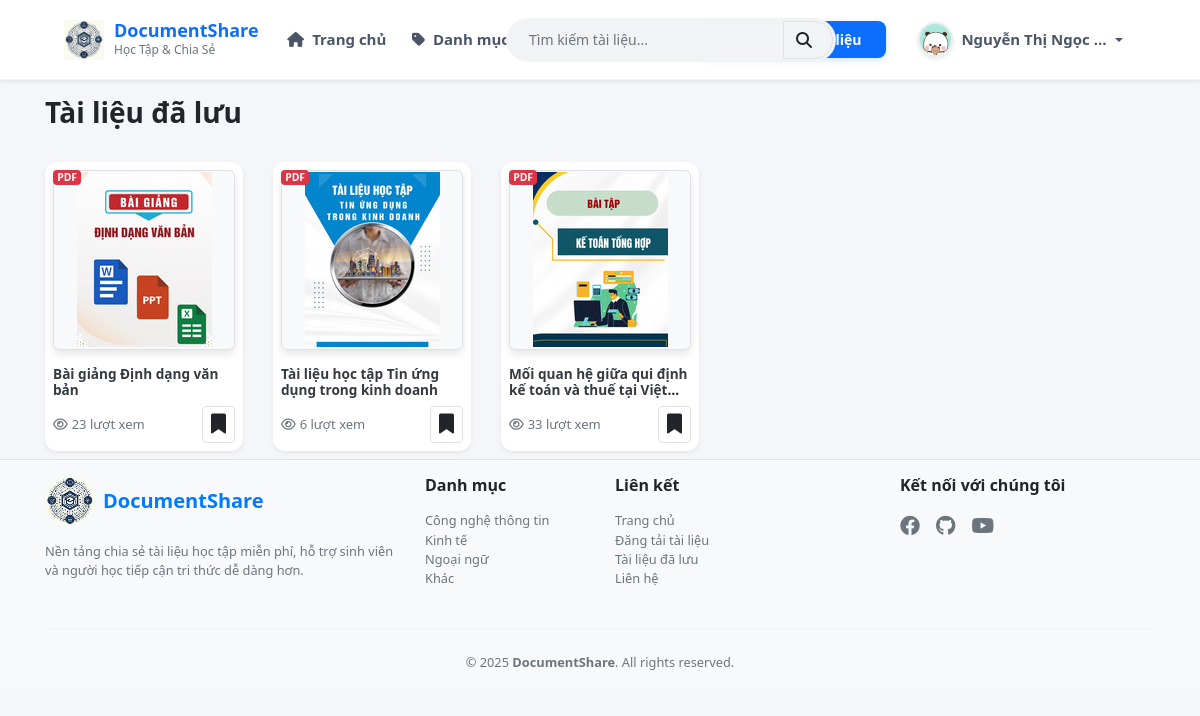
/saved_documents.php (signed in), run on the app's committed database.
### tables this page shows
CREATE TABLE `users` (
  `username` varchar(50) NOT NULL,
  `fullname` varchar(100) NOT NULL,
  `password` varchar(50) NOT NULL,
  `email` varchar(50) NOT NULL,
  `avatar` varchar(255) DEFAULT NULL,
  `role` int(10) NOT NULL,
  `google_id` varchar(255) DEFAULT NULL,
  `status` int(11) DEFAULT NULL
);

CREATE TABLE `documents` (
  `document_id` int(10) NOT NULL,
  `title` varchar(255) DEFAULT NULL,
  `description` text NOT NULL,
  `thumbnail` varchar(255) DEFAULT NULL,
  `file_path` varchar(255) DEFAULT NULL,
  `file_type` varchar(255) NOT NULL,
  `file_size` int(11) DEFAULT 0,
  `subcategory_id` int(10) NOT NULL,
  `status` enum('pending','approved','rejected') NOT NULL DEFAULT 'approved',
  `is_visible` tinyint(1) NOT NULL DEFAULT 0,
  `approved_at` datetime DEFAULT NULL,
  `approved_by` varchar(50) DEFAULT NULL,
  `username` varchar(50) DEFAULT NULL,
  `uploader_role` enum('admin','user') NOT NULL DEFAULT 'admin',
  `views` int(10) NOT NULL,
  `share_link` varchar(255) NOT NULL,
  `downloads` int(11) DEFAULT 0,
  `created_at` datetime NOT NULL DEFAULT current_timestamp(),
  `updated_at` datetime NOT NULL DEFAULT current_timestamp() ON UPDATE current_timestamp()
);

### saved_documents.php (the view, shortened to what this page needs)
<?php
$pageName = 'saved';
include "config.php";
include "header.php";
$username = $_SESSION['username'];
$limit  = 10;
$page   = isset($_GET['page']) ? max(1, (int)$_GET['page']) : 1;
$offset = ($page - 1) * $limit;
$sql = "
    SELECT d.*
    FROM saved_documents s
    INNER JOIN documents d ON s.document_id = d.document_id
    WHERE s.username = '$username'
      AND d.status = 'approved'
      AND d.is_visible = 1
    ORDER BY s.created_at DESC
    LIMIT $limit OFFSET $offset
";
$result = mysqli_query($conn, $sql);
?>
<div class="container mt-4 mrt page-saved">
    <div class="d-flex justify-content-between align-items-center mb-4">
        <h3 class="fw-bold">Tài liệu đã lưu</h3>
    </div>
    <?php if ($result && mysqli_num_rows($result) > 0): ?>
        <div class="row row-cols-1 row-cols-sm-2 row-cols-md-5 g-4">
            <?php while ($row = mysqli_fetch_assoc($result)): ?>
                <?php
                $thumb = !empty($row['thumbnail'])
                    ? "uploads/thumbnails/" . $row['thumbnail']
                    : "assets/img/default-document.jpg";
                $file_ext = strtolower($row['file_type']);
                $icon_class = ($file_ext == 'pdf') ? 'bg-danger' : 'bg-primary';
                $icon_text = strtoupper($file_ext);
                ?>
                <div class="col">
                    <div class="card h-100 border-0 shadow-sm doc-card">
                        <div class="position-relative p-2">
                            <span class="badge <?= $icon_class ?> position-absolute top-0 start-0 m-2"
                                style="font-size: 0.65rem;">
                                <?= $icon_text ?>
                            </span>
                            <a href="document_detail.php?id=<?= $row['document_id'] ?>">
                                <div class="doc-thumb border rounded-2 d-flex justify-content-center align-items-center">
                                    <img src="<?= $thumb ?>" alt="">
                                </div>
                            </a>
                        </div>
                        <div class="card-body p-2 pt-0 d-flex flex-column">
                            <h6 class="fw-semibold text-truncate-2 mb-2"
                                style="font-size: 0.85rem;">
                                <a href="document_detail.php?id=<?= $row['document_id'] ?>"
                                    class="text-decoration-none text-dark">
                                    <?= htmlspecialchars($row['title']) ?>
                                </a>
                            </h6>
                            <div class="mt-auto d-flex justify-content-between align-items-center text-muted">
                                <span style="font-size: 13px;">
                                    <i class="far fa-eye me-1"></i><?= $row['views'] ?> lượt xem
                                </span>
                                <button class="btn btn-light border btn-save p-1 px-2"
                                    data-id="<?= $row['document_id'] ?>">
                                    <i class="fas fa-bookmark fs-5"></i>
                                </button>
                            </div>
                        </div>
                    </div>
                </div>
            <?php endwhile; ?>
        </div>
    <?php else: ?>
        <div class="alert alert-info">
            Bạn chưa lưu tài liệu nào.
        </div>
    <?php endif; ?>
</div>
<?php include "footer.php"; ?>

### header.php (shortened to what this page needs)
<?php
require("config.php");
if (isset($_SESSION['emailUser'])) {
    $email = $_SESSION['emailUser'];
    $sql = "SELECT * FROM users WHERE email='$email'";
    $result = $conn->query($sql);
    if ($result && $result->num_rows > 0) {
        $user = $result->fetch_assoc();
    } else {
        session_destroy();
        header("Location: login.php");
        exit();
    }
}
?>
<!DOCTYPE html>
<html lang="vi">
<head>
    <link href="https://cdn.jsdelivr.net/npm/bootstrap@5.3.3/dist/css/bootstrap.min.css" rel="stylesheet">
    <link rel="stylesheet" href="https://stackpath.bootstrapcdn.com/bootstrap/4.5.2/css/bootstrap.min.css">
    <link rel="stylesheet" href="https://cdnjs.cloudflare.com/ajax/libs/font-awesome/6.4.0/css/all.min.css">
    <link rel="stylesheet" href="assets/css/custom.css">
</head>
<body class="<?= isset($pageName) ? 'page-' . $pageName : '' ?>">
    <nav class="navbar navbar-expand-lg navbar-white bg-white shadow-sm fixed-top" style="height: 80px;">
        <div class="container-fluid px-lg-5">
            <a class="navbar-brand d-flex align-items-center" href="index.php">
                <img src="assets/img/logo.jpg" alt="Logo" style="height: 40px; margin-right: 10px;">
                <div class="d-flex flex-column">
                    <span style="font-weight: 700; font-size: 18px; line-height: 1.2; color: #0d6efd;">DocumentShare</span>
                    <span style="font-size: 12px; color: #6c757d; font-weight: 500;">Học Tập & Chia Sẻ</span>
                </div>
            </a>
            <div class="collapse navbar-collapse" id="navbarMenu">
                <ul class="navbar-nav mr-auto">
                    <li class="nav-item"><a class="nav-link" href="index.php"><i class="fa fa-home mr-1"></i> Trang chủ</a></li>
                    <li class="nav-item mega-dropdown">
                        <a class="nav-link" href="javascript:void(0);">
                            <i class="fa fa-tag mr-1"></i> Danh mục tài liệu
                        </a>
                    </li>
                    <li class="nav-item"><a class="nav-link" href="contact.php"><i class="fa fa-envelope mr-1"></i> Liên hệ</a></li>
                </ul>
                <form class="form-inline search-box mx-auto" action="search.php" method="get">
                    <div class="input-group">
                        <input class="form-control" type="search" name="q" placeholder="Tìm kiếm tài liệu...">
                        <div class="input-group-append">
                            <button class="btn btn-light border search-document" type="submit">
                                <i class="fa fa-search"></i>
                            </button>
                        </div>
                    </div>
                </form>
                <ul class="navbar-nav ml-auto align-items-center">
                    <?php if (isset($_SESSION["emailUser"])): ?>
                        <li class="nav-item" style="margin-right: 20px">
                            <a class="btn btn-primary btn-sm btn-rounded text-white px-4 py-2" href="upload.php">
                                <i class="fa fa-upload mr-2"></i> Đăng tải tài liệu
                            </a>
                        </li>
                        <li class="nav-item dropdown user-dropdown">
                            <a class="nav-link dropdown-toggle font-weight-bold text-dark d-flex align-items-center" href="#" id="userDropdown" role="button" data-toggle="dropdown" aria-haspopup="true" aria-expanded="false">
                                <?php
                                $avatarFile = isset($_SESSION['avatar']) ? $_SESSION['avatar'] : '';
                                $avatarPath = "uploads/users/" . $avatarFile;
                                if (!empty($avatarFile) && file_exists($avatarPath)) {
                                    echo '<img src="' . $avatarPath . '" alt="Avatar" class="nav-user-avatar mr-2">';
                                } else {
                                    echo '<i class="fa fa-user-circle fa-2x text-primary mr-2"></i>';
                                }
                                ?>
                                <span class="text-truncate" style="max-width: 150px;">
                                    <?php echo $user['fullname']; ?>
                                </span>
                            </a>
                        </li>
                    <?php else: ?>
                        <li class="nav-item"><a class="btn btn-primary btn-sm px-3 btn-rounded" href="login.php">Đăng nhập</a></li>
                        <li class="nav-item ml-2"><a class="nav-link font-weight-bold" href="signup.php">Đăng ký</a></li>
                    <?php endif; ?>
                </ul>
            </div>
        </div>
    </nav>

### assets/css/custom.css (style rules this page uses)
body { margin: 0; background: #f5f6fa; font-family: "Plus Jakarta Sans", -apple-system, BlinkMacSystemFont, "Segoe UI", Roboto, Helvetica, Arial, sans-serif; }
.mrt { margin-top: 6rem !important; }
.navbar { background: #ffffff !important; border-bottom: 1px solid #eef2f6; }
.navbar-brand img { transition: all 0.3s ease; }
.navbar-nav .nav-item .nav-link { font-size: 15px; font-weight: 600; color: #4a5568 !important; padding: 0.5rem 1rem; transition: color 0.2s; }
.search-box { width: 100%; margin: 10px 0; }
@media (min-width: 1200px) { .search-box { position: absolute; left: 53%; transform: translateX(-50%); width: 400px; margin: 0; z-index: 10; } }
.navbar-nav .nav-item .nav-link { padding-left: 0.8rem !important; padding-right: 0.8rem !important; white-space: nowrap; }
.search-box .input-group { width: 100%; background-color: #f1f3f5; border-radius: 50px; padding: 2px; border: 1px solid transparent; transition: all 0.3s; margin-left: 70px; }
.search-box input { background: transparent; border: none; font-size: 14px; padding-left: 20px; height: 38px; }
.search-box button { background: transparent; border: none; border-radius: 0 50px 50px 0; padding-right: 20px; }
.btn-rounded { border-radius: 50px; font-weight: 600; box-shadow: 0 2px 6px rgba(13, 110, 253, 0.2); }
.text-truncate { display: inline-block; vertical-align: middle; }
.user-dropdown .nav-link { padding-left: 15px !important; padding-right: 15px !important; border-radius: 30px; transition: background 0.3s; }
.nav-user-avatar { width: 35px; height: 35px; border-radius: 50%; object-fit: cover; border: 2px solid #e9ecef; box-shadow: 0 2px 4px rgba(0, 0, 0, 0.1); }
.mega-dropdown { position: relative; }
.btn-primary { background: #0d6efd; border: none; padding: 12px; font-weight: 600; border-radius: 8px; transition: all 0.3s; }
body { background: #f5f6fa; font-family: "Segoe UI", Tahoma, Geneva, Verdana, sans-serif; }
.doc-thumb { height: 220px; background: #fff; }
.doc-thumb img { max-width: 100%; object-fit: contain; }
.text-truncate-2 { display: -webkit-box; -webkit-line-clamp: 2; -webkit-box-orient: vertical; overflow: hidden; }
.doc-card { transition: transform 0.2s ease, box-shadow 0.2s ease; }
.doc-card { transition: all 0.3s ease; border: none; border-radius: 12px; overflow: hidden; background: #fff; }
.doc-thumb { height: 180px; object-fit: contain; box-shadow: 0 4px 8px rgba(0, 0, 0, 0.1); }
.btn-save { background: none; border: none; padding: 0; cursor: pointer; font-size: 18px; }
.doc-thumb { overflow: hidden; background: #f8f9fa; }
.doc-thumb img { transition: transform 0.3s ease; }

### data on the page
users: fullname "Nguyễn Thị Ngọc…"
documents: file_type "PDF", thumbnail (picture), title "Bài giảng Định dạng văn bản", views "23"
documents: file_type "PDF", thumbnail (picture), title "Tài liệu học tập Tin ứng dụng trong kinh doanh", views "6"
documents: file_type "PDF", thumbnail (picture), title "Mối quan hệ giữa qui định kế toán và thuế tại…", views "33"
